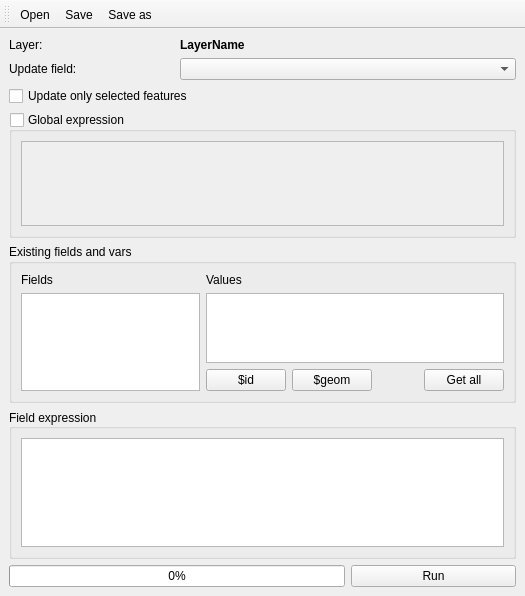
<?xml version="1.0" encoding="UTF-8"?>
<ui version="4.0">
 <class>FieldPyculatorDialog</class>
 <widget class="QMainWindow" name="FieldPyculatorDialog">
  <property name="geometry">
   <rect>
    <x>0</x>
    <y>0</y>
    <width>525</width>
    <height>596</height>
   </rect>
  </property>
  <property name="windowTitle">
   <string>FieldPyculator</string>
  </property>
  <property name="windowIcon">
   <iconset>
    <normaloff>icon.png</normaloff>icon.png</iconset>
  </property>
  <widget class="QWidget" name="centralwidget">
   <layout class="QGridLayout" name="gridLayout">
    <item row="1" column="1" colspan="2">
     <widget class="QComboBox" name="cmbUpdateField">
      <property name="sizePolicy">
       <sizepolicy hsizetype="Minimum" vsizetype="Fixed">
        <horstretch>0</horstretch>
        <verstretch>0</verstretch>
       </sizepolicy>
      </property>
     </widget>
    </item>
    <item row="1" column="0">
     <widget class="QLabel" name="labelUpdateField">
      <property name="sizePolicy">
       <sizepolicy hsizetype="Minimum" vsizetype="Minimum">
        <horstretch>0</horstretch>
        <verstretch>0</verstretch>
       </sizepolicy>
      </property>
      <property name="text">
       <string>Update field:</string>
      </property>
      <property name="textFormat">
       <enum>Qt::PlainText</enum>
      </property>
      <property name="scaledContents">
       <bool>false</bool>
      </property>
     </widget>
    </item>
    <item row="0" column="0">
     <widget class="QLabel" name="labelLayer">
      <property name="sizePolicy">
       <sizepolicy hsizetype="Minimum" vsizetype="Minimum">
        <horstretch>0</horstretch>
        <verstretch>0</verstretch>
       </sizepolicy>
      </property>
      <property name="text">
       <string>Layer:</string>
      </property>
     </widget>
    </item>
    <item row="3" column="0" colspan="3">
     <widget class="QGroupBox" name="grpGlobalExpression">
      <property name="maximumSize">
       <size>
        <width>16777215</width>
        <height>210</height>
       </size>
      </property>
      <property name="title">
       <string>Global expression</string>
      </property>
      <property name="checkable">
       <bool>true</bool>
      </property>
      <property name="checked">
       <bool>false</bool>
      </property>
      <layout class="QVBoxLayout" name="verticalLayout_2">
       <property name="sizeConstraint">
        <enum>QLayout::SetDefaultConstraint</enum>
       </property>
       <item>
        <widget class="PythonEditBox" name="txtGlobalExp"/>
       </item>
      </layout>
     </widget>
    </item>
    <item row="5" column="0" colspan="3">
     <widget class="QGroupBox" name="grpFieldExpression">
      <property name="title">
       <string>Field expression</string>
      </property>
      <property name="alignment">
       <set>Qt::AlignLeading|Qt::AlignLeft|Qt::AlignVCenter</set>
      </property>
      <property name="checkable">
       <bool>false</bool>
      </property>
      <layout class="QVBoxLayout" name="verticalLayout">
       <item>
        <widget class="PythonEditBox" name="txtFieldExp"/>
       </item>
      </layout>
     </widget>
    </item>
    <item row="4" column="0" colspan="3">
     <widget class="QGroupBox" name="grpFields">
      <property name="maximumSize">
       <size>
        <width>16777215</width>
        <height>170</height>
       </size>
      </property>
      <property name="title">
       <string>Existing fields and vars</string>
      </property>
      <layout class="QGridLayout" name="gridLayout_2">
       <property name="sizeConstraint">
        <enum>QLayout::SetDefaultConstraint</enum>
       </property>
       <item row="3" column="7">
        <widget class="QPushButton" name="btnGetAll">
         <property name="text">
          <string>Get all</string>
         </property>
        </widget>
       </item>
       <item row="3" column="4">
        <widget class="QPushButton" name="btnId">
         <property name="sizePolicy">
          <sizepolicy hsizetype="Minimum" vsizetype="Fixed">
           <horstretch>0</horstretch>
           <verstretch>0</verstretch>
          </sizepolicy>
         </property>
         <property name="text">
          <string>$id</string>
         </property>
        </widget>
       </item>
       <item row="2" column="4" colspan="4">
        <widget class="QListWidget" name="lstValues"/>
       </item>
       <item row="0" column="1" colspan="3">
        <widget class="QLabel" name="labelFields">
         <property name="text">
          <string>Fields</string>
         </property>
        </widget>
       </item>
       <item row="2" column="1" rowspan="2" colspan="3">
        <widget class="QListWidget" name="lstFields">
         <property name="sortingEnabled">
          <bool>false</bool>
         </property>
        </widget>
       </item>
       <item row="0" column="4">
        <widget class="QLabel" name="labelValues">
         <property name="text">
          <string>Values</string>
         </property>
        </widget>
       </item>
       <item row="3" column="5">
        <widget class="QPushButton" name="btnGeom">
         <property name="sizePolicy">
          <sizepolicy hsizetype="Minimum" vsizetype="Fixed">
           <horstretch>0</horstretch>
           <verstretch>0</verstretch>
          </sizepolicy>
         </property>
         <property name="text">
          <string>$geom</string>
         </property>
        </widget>
       </item>
       <item row="3" column="6">
        <spacer name="horizontalSpacer">
         <property name="orientation">
          <enum>Qt::Horizontal</enum>
         </property>
         <property name="sizeType">
          <enum>QSizePolicy::MinimumExpanding</enum>
         </property>
         <property name="sizeHint" stdset="0">
          <size>
           <width>40</width>
           <height>20</height>
          </size>
         </property>
        </spacer>
       </item>
      </layout>
     </widget>
    </item>
    <item row="2" column="0" colspan="2">
     <widget class="QCheckBox" name="chkOnlySelected">
      <property name="text">
       <string>Update only selected features</string>
      </property>
     </widget>
    </item>
    <item row="9" column="2">
     <widget class="QPushButton" name="btnRun">
      <property name="sizePolicy">
       <sizepolicy hsizetype="Minimum" vsizetype="Fixed">
        <horstretch>0</horstretch>
        <verstretch>0</verstretch>
       </sizepolicy>
      </property>
      <property name="text">
       <string>Run</string>
      </property>
      <property name="shortcut">
       <string>F5</string>
      </property>
     </widget>
    </item>
    <item row="9" column="0" colspan="2">
     <widget class="QProgressBar" name="prgTotal">
      <property name="value">
       <number>0</number>
      </property>
     </widget>
    </item>
    <item row="0" column="1" colspan="2">
     <widget class="QLabel" name="lblLayerName">
      <property name="sizePolicy">
       <sizepolicy hsizetype="Expanding" vsizetype="Preferred">
        <horstretch>0</horstretch>
        <verstretch>0</verstretch>
       </sizepolicy>
      </property>
      <property name="font">
       <font>
        <weight>75</weight>
        <bold>true</bold>
       </font>
      </property>
      <property name="text">
       <string>LayerName</string>
      </property>
     </widget>
    </item>
   </layout>
  </widget>
  <widget class="QToolBar" name="mainToolBar">
   <property name="contextMenuPolicy">
    <enum>Qt::PreventContextMenu</enum>
   </property>
   <property name="windowTitle">
    <string>Main toolbar</string>
   </property>
   <property name="movable">
    <bool>true</bool>
   </property>
   <property name="iconSize">
    <size>
     <width>24</width>
     <height>24</height>
    </size>
   </property>
   <property name="floatable">
    <bool>true</bool>
   </property>
   <attribute name="toolBarArea">
    <enum>TopToolBarArea</enum>
   </attribute>
   <attribute name="toolBarBreak">
    <bool>false</bool>
   </attribute>
   <addaction name="action_open"/>
   <addaction name="action_save"/>
   <addaction name="action_save_as"/>
  </widget>
  <action name="action_open">
   <property name="text">
    <string>Open</string>
   </property>
   <property name="toolTip">
    <string>Open file with code</string>
   </property>
   <property name="shortcut">
    <string>Ctrl+O</string>
   </property>
  </action>
  <action name="action_save">
   <property name="text">
    <string>Save</string>
   </property>
   <property name="toolTip">
    <string>Save code to file</string>
   </property>
   <property name="shortcut">
    <string>Ctrl+S</string>
   </property>
  </action>
  <action name="action_save_as">
   <property name="text">
    <string>Save as...</string>
   </property>
   <property name="toolTip">
    <string>Save code to file</string>
   </property>
   <property name="shortcut">
    <string>Ctrl+Shift+S</string>
   </property>
  </action>
 </widget>
 <customwidgets>
  <customwidget>
   <class>PythonEditBox</class>
   <extends>QPlainTextEdit</extends>
   <header>python_edit_box_factory</header>
  </customwidget>
 </customwidgets>
 <resources/>
 <connections>
  <connection>
   <sender>grpGlobalExpression</sender>
   <signal>toggled(bool)</signal>
   <receiver>txtGlobalExp</receiver>
   <slot>setVisible(bool)</slot>
   <hints>
    <hint type="sourcelabel">
     <x>259</x>
     <y>155</y>
    </hint>
    <hint type="destinationlabel">
     <x>259</x>
     <y>166</y>
    </hint>
   </hints>
  </connection>
 </connections>
</ui>
